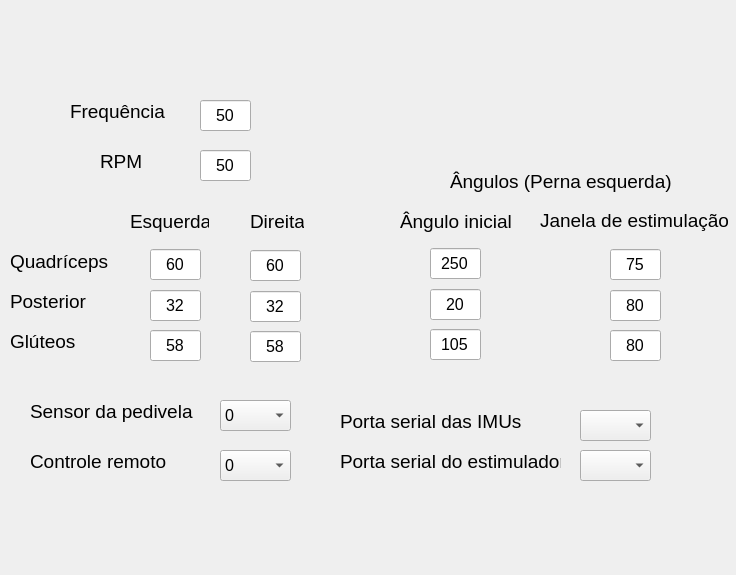
<?xml version="1.0" encoding="UTF-8"?>
<ui version="4.0">
 <class>Form</class>
 <widget class="QWidget" name="Form">
  <property name="geometry">
   <rect>
    <x>0</x>
    <y>0</y>
    <width>736</width>
    <height>575</height>
   </rect>
  </property>
  <property name="windowTitle">
   <string>Form</string>
  </property>
  <widget class="QLabel" name="label_2">
   <property name="geometry">
    <rect>
     <x>250</x>
     <y>210</y>
     <width>54</width>
     <height>23</height>
    </rect>
   </property>
   <property name="font">
    <font>
     <pointsize>14</pointsize>
    </font>
   </property>
   <property name="text">
    <string>Direita</string>
   </property>
  </widget>
  <widget class="QLineEdit" name="lineEdit">
   <property name="geometry">
    <rect>
     <x>150</x>
     <y>249</y>
     <width>51</width>
     <height>31</height>
    </rect>
   </property>
   <property name="font">
    <font>
     <pointsize>12</pointsize>
    </font>
   </property>
   <property name="layoutDirection">
    <enum>Qt::LeftToRight</enum>
   </property>
   <property name="text">
    <string>60</string>
   </property>
   <property name="alignment">
    <set>Qt::AlignCenter</set>
   </property>
  </widget>
  <widget class="QLabel" name="label">
   <property name="geometry">
    <rect>
     <x>130</x>
     <y>210</y>
     <width>79</width>
     <height>23</height>
    </rect>
   </property>
   <property name="font">
    <font>
     <pointsize>14</pointsize>
    </font>
   </property>
   <property name="text">
    <string>Esquerda</string>
   </property>
  </widget>
  <widget class="QLineEdit" name="lineEdit_2">
   <property name="geometry">
    <rect>
     <x>150</x>
     <y>290</y>
     <width>51</width>
     <height>31</height>
    </rect>
   </property>
   <property name="font">
    <font>
     <pointsize>12</pointsize>
    </font>
   </property>
   <property name="layoutDirection">
    <enum>Qt::LeftToRight</enum>
   </property>
   <property name="text">
    <string>32</string>
   </property>
   <property name="alignment">
    <set>Qt::AlignCenter</set>
   </property>
  </widget>
  <widget class="QLineEdit" name="lineEdit_3">
   <property name="geometry">
    <rect>
     <x>150</x>
     <y>330</y>
     <width>51</width>
     <height>31</height>
    </rect>
   </property>
   <property name="font">
    <font>
     <pointsize>12</pointsize>
    </font>
   </property>
   <property name="layoutDirection">
    <enum>Qt::LeftToRight</enum>
   </property>
   <property name="text">
    <string>58</string>
   </property>
   <property name="alignment">
    <set>Qt::AlignCenter</set>
   </property>
  </widget>
  <widget class="QLineEdit" name="lineEdit_4">
   <property name="geometry">
    <rect>
     <x>250</x>
     <y>291</y>
     <width>51</width>
     <height>31</height>
    </rect>
   </property>
   <property name="font">
    <font>
     <pointsize>12</pointsize>
    </font>
   </property>
   <property name="layoutDirection">
    <enum>Qt::LeftToRight</enum>
   </property>
   <property name="text">
    <string>32</string>
   </property>
   <property name="alignment">
    <set>Qt::AlignCenter</set>
   </property>
  </widget>
  <widget class="QLineEdit" name="lineEdit_5">
   <property name="geometry">
    <rect>
     <x>250</x>
     <y>331</y>
     <width>51</width>
     <height>31</height>
    </rect>
   </property>
   <property name="font">
    <font>
     <pointsize>12</pointsize>
    </font>
   </property>
   <property name="layoutDirection">
    <enum>Qt::LeftToRight</enum>
   </property>
   <property name="text">
    <string>58</string>
   </property>
   <property name="alignment">
    <set>Qt::AlignCenter</set>
   </property>
  </widget>
  <widget class="QLineEdit" name="lineEdit_6">
   <property name="geometry">
    <rect>
     <x>250</x>
     <y>250</y>
     <width>51</width>
     <height>31</height>
    </rect>
   </property>
   <property name="font">
    <font>
     <pointsize>12</pointsize>
    </font>
   </property>
   <property name="layoutDirection">
    <enum>Qt::LeftToRight</enum>
   </property>
   <property name="text">
    <string>60</string>
   </property>
   <property name="alignment">
    <set>Qt::AlignCenter</set>
   </property>
  </widget>
  <widget class="QLineEdit" name="lineEdit_7">
   <property name="geometry">
    <rect>
     <x>200</x>
     <y>100</y>
     <width>51</width>
     <height>31</height>
    </rect>
   </property>
   <property name="font">
    <font>
     <pointsize>12</pointsize>
    </font>
   </property>
   <property name="layoutDirection">
    <enum>Qt::LeftToRight</enum>
   </property>
   <property name="text">
    <string>50</string>
   </property>
   <property name="alignment">
    <set>Qt::AlignCenter</set>
   </property>
  </widget>
  <widget class="QLabel" name="label_5">
   <property name="geometry">
    <rect>
     <x>70</x>
     <y>100</y>
     <width>101</width>
     <height>23</height>
    </rect>
   </property>
   <property name="font">
    <font>
     <pointsize>14</pointsize>
    </font>
   </property>
   <property name="text">
    <string>Frequência</string>
   </property>
  </widget>
  <widget class="QLabel" name="label_6">
   <property name="geometry">
    <rect>
     <x>450</x>
     <y>170</y>
     <width>231</width>
     <height>23</height>
    </rect>
   </property>
   <property name="font">
    <font>
     <pointsize>14</pointsize>
    </font>
   </property>
   <property name="text">
    <string>Ângulos (Perna esquerda)</string>
   </property>
  </widget>
  <widget class="QLabel" name="label_7">
   <property name="geometry">
    <rect>
     <x>400</x>
     <y>210</y>
     <width>121</width>
     <height>23</height>
    </rect>
   </property>
   <property name="font">
    <font>
     <pointsize>14</pointsize>
    </font>
   </property>
   <property name="text">
    <string>Ângulo inicial</string>
   </property>
  </widget>
  <widget class="QLabel" name="label_8">
   <property name="geometry">
    <rect>
     <x>540</x>
     <y>200</y>
     <width>191</width>
     <height>41</height>
    </rect>
   </property>
   <property name="font">
    <font>
     <pointsize>14</pointsize>
    </font>
   </property>
   <property name="text">
    <string>Janela de estimulação</string>
   </property>
  </widget>
  <widget class="QLineEdit" name="lineEdit_8">
   <property name="geometry">
    <rect>
     <x>610</x>
     <y>290</y>
     <width>51</width>
     <height>31</height>
    </rect>
   </property>
   <property name="font">
    <font>
     <pointsize>12</pointsize>
    </font>
   </property>
   <property name="layoutDirection">
    <enum>Qt::LeftToRight</enum>
   </property>
   <property name="text">
    <string>80</string>
   </property>
   <property name="alignment">
    <set>Qt::AlignCenter</set>
   </property>
  </widget>
  <widget class="QLineEdit" name="lineEdit_9">
   <property name="geometry">
    <rect>
     <x>430</x>
     <y>289</y>
     <width>51</width>
     <height>31</height>
    </rect>
   </property>
   <property name="font">
    <font>
     <pointsize>12</pointsize>
    </font>
   </property>
   <property name="layoutDirection">
    <enum>Qt::LeftToRight</enum>
   </property>
   <property name="text">
    <string>20</string>
   </property>
   <property name="alignment">
    <set>Qt::AlignCenter</set>
   </property>
  </widget>
  <widget class="QLineEdit" name="lineEdit_10">
   <property name="geometry">
    <rect>
     <x>430</x>
     <y>329</y>
     <width>51</width>
     <height>31</height>
    </rect>
   </property>
   <property name="font">
    <font>
     <pointsize>12</pointsize>
    </font>
   </property>
   <property name="layoutDirection">
    <enum>Qt::LeftToRight</enum>
   </property>
   <property name="text">
    <string>105</string>
   </property>
   <property name="alignment">
    <set>Qt::AlignCenter</set>
   </property>
  </widget>
  <widget class="QLineEdit" name="lineEdit_11">
   <property name="geometry">
    <rect>
     <x>430</x>
     <y>248</y>
     <width>51</width>
     <height>31</height>
    </rect>
   </property>
   <property name="font">
    <font>
     <pointsize>12</pointsize>
    </font>
   </property>
   <property name="layoutDirection">
    <enum>Qt::LeftToRight</enum>
   </property>
   <property name="text">
    <string>250</string>
   </property>
   <property name="alignment">
    <set>Qt::AlignCenter</set>
   </property>
  </widget>
  <widget class="QLineEdit" name="lineEdit_12">
   <property name="geometry">
    <rect>
     <x>610</x>
     <y>249</y>
     <width>51</width>
     <height>31</height>
    </rect>
   </property>
   <property name="font">
    <font>
     <pointsize>12</pointsize>
    </font>
   </property>
   <property name="layoutDirection">
    <enum>Qt::LeftToRight</enum>
   </property>
   <property name="text">
    <string>75</string>
   </property>
   <property name="alignment">
    <set>Qt::AlignCenter</set>
   </property>
  </widget>
  <widget class="QLineEdit" name="lineEdit_13">
   <property name="geometry">
    <rect>
     <x>610</x>
     <y>330</y>
     <width>51</width>
     <height>31</height>
    </rect>
   </property>
   <property name="font">
    <font>
     <pointsize>12</pointsize>
    </font>
   </property>
   <property name="layoutDirection">
    <enum>Qt::LeftToRight</enum>
   </property>
   <property name="text">
    <string>80</string>
   </property>
   <property name="alignment">
    <set>Qt::AlignCenter</set>
   </property>
  </widget>
  <widget class="QLabel" name="label_9">
   <property name="geometry">
    <rect>
     <x>10</x>
     <y>250</y>
     <width>101</width>
     <height>23</height>
    </rect>
   </property>
   <property name="font">
    <font>
     <pointsize>14</pointsize>
    </font>
   </property>
   <property name="text">
    <string>Quadríceps</string>
   </property>
  </widget>
  <widget class="QLabel" name="label_10">
   <property name="geometry">
    <rect>
     <x>10</x>
     <y>290</y>
     <width>101</width>
     <height>23</height>
    </rect>
   </property>
   <property name="font">
    <font>
     <pointsize>14</pointsize>
    </font>
   </property>
   <property name="text">
    <string>Posterior</string>
   </property>
  </widget>
  <widget class="QLabel" name="label_11">
   <property name="geometry">
    <rect>
     <x>10</x>
     <y>330</y>
     <width>101</width>
     <height>23</height>
    </rect>
   </property>
   <property name="font">
    <font>
     <pointsize>14</pointsize>
    </font>
   </property>
   <property name="text">
    <string>Glúteos</string>
   </property>
  </widget>
  <widget class="QLineEdit" name="lineEdit_14">
   <property name="geometry">
    <rect>
     <x>200</x>
     <y>150</y>
     <width>51</width>
     <height>31</height>
    </rect>
   </property>
   <property name="font">
    <font>
     <pointsize>12</pointsize>
    </font>
   </property>
   <property name="layoutDirection">
    <enum>Qt::LeftToRight</enum>
   </property>
   <property name="text">
    <string>50</string>
   </property>
   <property name="alignment">
    <set>Qt::AlignCenter</set>
   </property>
  </widget>
  <widget class="QLabel" name="label_12">
   <property name="geometry">
    <rect>
     <x>100</x>
     <y>150</y>
     <width>61</width>
     <height>23</height>
    </rect>
   </property>
   <property name="font">
    <font>
     <pointsize>14</pointsize>
    </font>
   </property>
   <property name="text">
    <string>RPM</string>
   </property>
  </widget>
  <widget class="QLabel" name="label_13">
   <property name="geometry">
    <rect>
     <x>30</x>
     <y>400</y>
     <width>181</width>
     <height>23</height>
    </rect>
   </property>
   <property name="font">
    <font>
     <pointsize>14</pointsize>
    </font>
   </property>
   <property name="text">
    <string>Sensor da pedivela</string>
   </property>
  </widget>
  <widget class="QComboBox" name="comboBox">
   <property name="geometry">
    <rect>
     <x>220</x>
     <y>400</y>
     <width>71</width>
     <height>31</height>
    </rect>
   </property>
   <property name="font">
    <font>
     <pointsize>12</pointsize>
    </font>
   </property>
   <property name="currentText">
    <string>2</string>
   </property>
   <item>
    <property name="text">
     <string>0</string>
    </property>
   </item>
   <item>
    <property name="text">
     <string>1</string>
    </property>
   </item>
   <item>
    <property name="text">
     <string>2</string>
    </property>
   </item>
   <item>
    <property name="text">
     <string>3</string>
    </property>
   </item>
   <item>
    <property name="text">
     <string>4</string>
    </property>
   </item>
   <item>
    <property name="text">
     <string>5</string>
    </property>
   </item>
   <item>
    <property name="text">
     <string>6</string>
    </property>
   </item>
   <item>
    <property name="text">
     <string>7</string>
    </property>
   </item>
  </widget>
  <widget class="QLabel" name="label_14">
   <property name="geometry">
    <rect>
     <x>30</x>
     <y>450</y>
     <width>181</width>
     <height>23</height>
    </rect>
   </property>
   <property name="font">
    <font>
     <pointsize>14</pointsize>
    </font>
   </property>
   <property name="text">
    <string>Controle remoto</string>
   </property>
  </widget>
  <widget class="QComboBox" name="comboBox_2">
   <property name="geometry">
    <rect>
     <x>220</x>
     <y>450</y>
     <width>71</width>
     <height>31</height>
    </rect>
   </property>
   <property name="font">
    <font>
     <pointsize>12</pointsize>
    </font>
   </property>
   <property name="currentText">
    <string>3</string>
   </property>
   <item>
    <property name="text">
     <string>0</string>
    </property>
   </item>
   <item>
    <property name="text">
     <string>1</string>
    </property>
   </item>
   <item>
    <property name="text">
     <string>2</string>
    </property>
   </item>
   <item>
    <property name="text">
     <string>3</string>
    </property>
   </item>
   <item>
    <property name="text">
     <string>4</string>
    </property>
   </item>
   <item>
    <property name="text">
     <string>5</string>
    </property>
   </item>
   <item>
    <property name="text">
     <string>6</string>
    </property>
   </item>
   <item>
    <property name="text">
     <string>7</string>
    </property>
   </item>
  </widget>
  <widget class="QLabel" name="label_15">
   <property name="geometry">
    <rect>
     <x>340</x>
     <y>410</y>
     <width>221</width>
     <height>23</height>
    </rect>
   </property>
   <property name="font">
    <font>
     <pointsize>14</pointsize>
    </font>
   </property>
   <property name="text">
    <string>Porta serial das IMUs</string>
   </property>
  </widget>
  <widget class="QComboBox" name="comboBox_3">
   <property name="geometry">
    <rect>
     <x>580</x>
     <y>410</y>
     <width>71</width>
     <height>31</height>
    </rect>
   </property>
   <property name="font">
    <font>
     <pointsize>12</pointsize>
    </font>
   </property>
   <property name="currentText">
    <string/>
   </property>
  </widget>
  <widget class="QLabel" name="label_16">
   <property name="geometry">
    <rect>
     <x>340</x>
     <y>450</y>
     <width>221</width>
     <height>23</height>
    </rect>
   </property>
   <property name="font">
    <font>
     <pointsize>14</pointsize>
    </font>
   </property>
   <property name="text">
    <string>Porta serial do estimulador</string>
   </property>
  </widget>
  <widget class="QComboBox" name="comboBox_4">
   <property name="geometry">
    <rect>
     <x>580</x>
     <y>450</y>
     <width>71</width>
     <height>31</height>
    </rect>
   </property>
   <property name="font">
    <font>
     <pointsize>12</pointsize>
    </font>
   </property>
   <property name="currentText">
    <string/>
   </property>
  </widget>
 </widget>
 <resources/>
 <connections/>
</ui>
